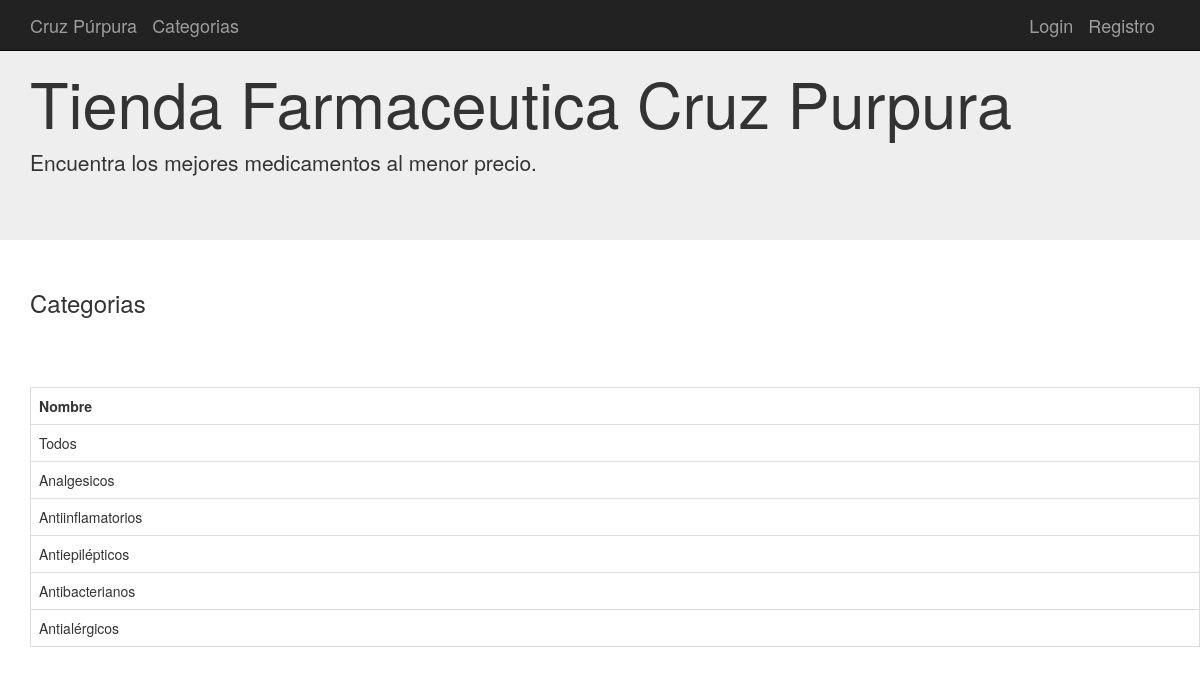
Screenshot of /categorias with the database file from the repository.
### aplicacion/models.py (models this page shows, shortened)
class Categorias(db.Model):
	__tablename__ = 'categorias'
	id = Column(Integer, primary_key=True)
	nombre = Column(String(100))
	articulos = relationship("Articulos", backref="Categorias",lazy='dynamic')
	articulos = relationship("Articulos",cascade="all, delete-orphan", backref="Categorias",lazy='dynamic')

### aplicacion/app.py (the view)
@app.route('/categorias')
def categorias():
	categorias=Categorias.query.all()
	return render_template("categorias.html",categorias=categorias)

### aplicacion/app.py (called while the page is built)
@app.context_processor
def contar_carrito():
	if not current_user.is_authenticated:
		return {'num_articulos':0}
	if request.cookies.get(str(current_user.id))==None:
		return {'num_articulos':0}
	else:
		datos = json.loads(request.cookies.get(str(current_user.id)))
		return {'num_articulos':len(datos)}

### aplicacion/templates/categorias.html (shortened to what this page needs)
{% extends "base.html" %}
{% block contenido %}
<div class="container">
  <div class="row">
    <h3>Categorias</h3>
    <br/>
    <br/><br/>
    <div class="list-group">
      <table class="table table-bordered">
          <tr>
            <th>Nombre</th>
          </tr>
      {% for cat in categorias %}
        <tr>
          <td>{{cat.nombre}}</td>
        </tr>
      {% endfor %}
      </table>
    </div>
  </div>
</div>
{% endblock %}

### rows the page displays
Categorias: nombre "Todos"
Categorias: nombre "Analgesicos"
Categorias: nombre "Antiinflamatorios"
Categorias: nombre "Antiepilépticos"
Categorias: nombre "Antibacterianos"
Categorias: nombre "Antialérgicos"
